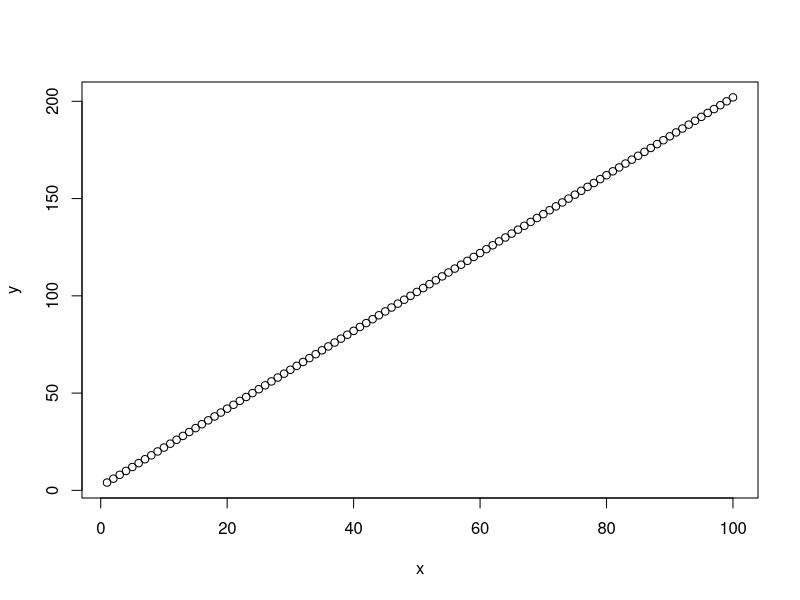
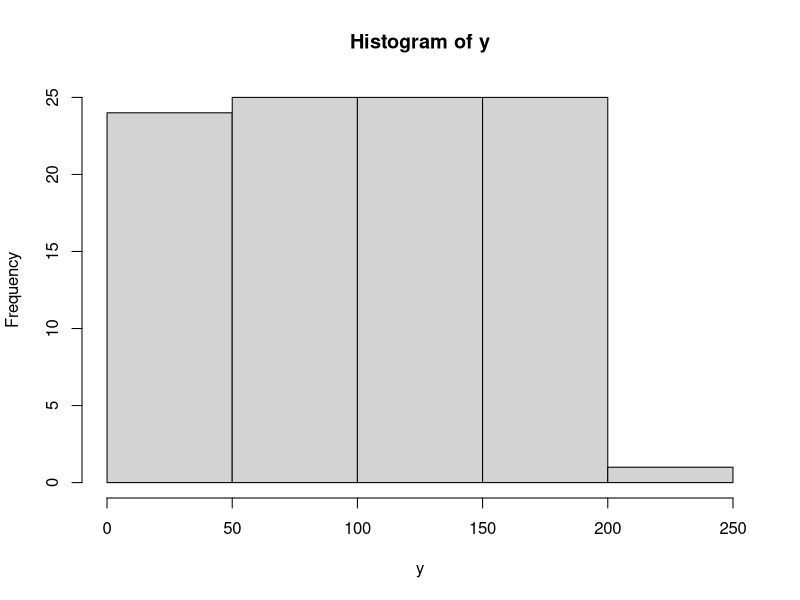
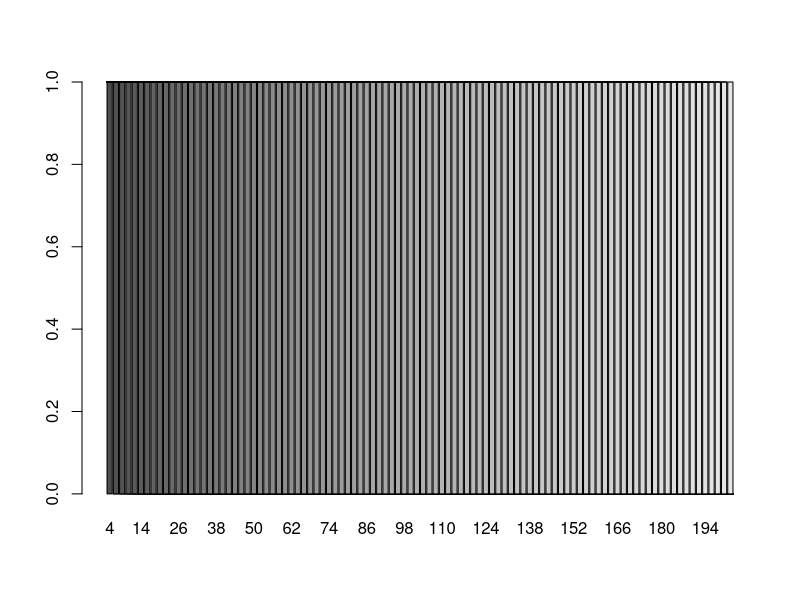

These figures' R source, in order:
## ---- chunk 1
#| layout-ncol: 3
#| fig-subcap: 
#|   - This
#|   - is a
#|   - test
x <- c(1:100)
y <- x+x+2
plot(x, y)
hist(y, breaks=5)
barplot(table(x,y))
